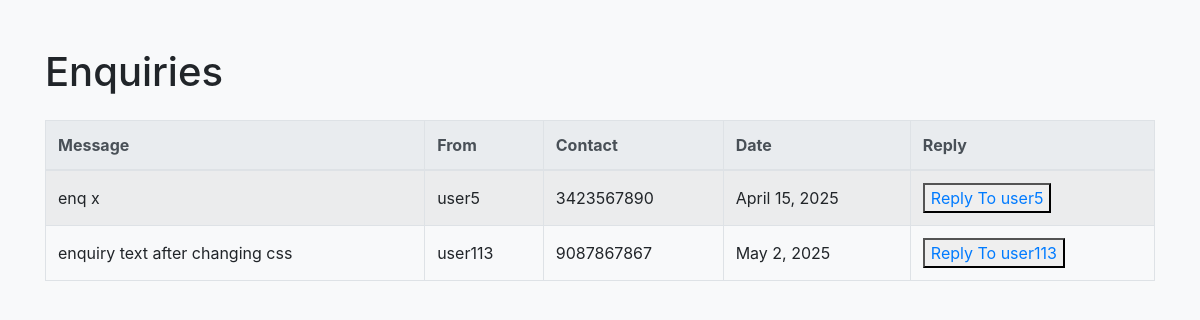
Page /view_enquiry/ (signed in) on the committed database.
### app_mini/models.py (models this page shows)
class Enquiry(models.Model):
    user_id = models.ForeignKey(user_registration, on_delete=models.SET_NULL, null=True)
    station_id = models.ForeignKey(police_station_registration, on_delete=models.SET_NULL, null=True)
    enquiry_data = models.TextField()
    date = models.DateField(auto_now_add=True, null=True)
    reply = models.TextField(null = True)

class user_registration(models.Model):
    profile_picture = models.ImageField(upload_to='profile/', null=True)
    login_id = models.ForeignKey(login, on_delete=models.CASCADE, null=True, blank=True)
    fullname = models.CharField(max_length=30)
    contact = models.CharField(max_length=20)
    address = models.TextField(null=True)

### app_mini/views.py (the view)
# urls.py: path('view_enquiry/', views.view_enquiry, name='view_enquiry'),
def view_enquiry(request):
    login_id = request.session.get('station_id')
    station = police_station_registration.objects.get(login_id = login_id)
    station_id = station.station_id
    enquiry = Enquiry.objects.filter(station_id = station_id)
    return render(request, 'police_station/view_enquiry.html', {'enquirys':enquiry})

### app_mini/templates/police_station/view_enquiry.html (shortened to what this page needs)
<!DOCTYPE html>
<html lang="en">
<head>
    <link rel="stylesheet" href="https://stackpath.bootstrapcdn.com/bootstrap/4.5.2/css/bootstrap.min.css">
</head>
<body>
    <div class="container mt-5">
        <h1 class="mb-4">Enquiries</h1>
        {% if enquirys %}
            <div class="table-responsive">
                <table class="table table-bordered table-striped">
                    <thead class="thead-light">
                        <tr>
                            <th>Message</th>
                            <th>From</th>
                            <th>Contact</th>
                            <th>Date</th>
                            <th>Reply</th>
                        </tr>
                    </thead>
                    <tbody>
                        {% for enquiry in enquirys %}
                            {% if enquiry.reply == NULL %}
                            <tr>
                                <td>{{ enquiry.enquiry_data }}</td>
                                <td>{{ enquiry.user_id.fullname }}</td>
                                <td>{{ enquiry.user_id.contact }}</td>
                                <td>{{ enquiry.date }}</td>
                                <td><button><a href="{% url 'reply_to_public' enquiry.id %}">Reply To {{enquiry.user_id.fullname}}</a></button></td>
                            </tr>
                            {% endif %}
                        {% endfor %}
                    </tbody>
                </table>
            </div>
        {% else %}
            <p>No enquiries found.</p>
        {% endif %}
    </div>
</body>
</html>

### app_mini/templates/police_station/view_enquiry.html (style rules this page uses)
body { background-color: #f8f9fa; }
.table th, .table td { vertical-align: middle; }

### rows in the picture
Enquiry: enquiry_data "enq x", user_id.fullname "user5", user_id.contact "3423567890", date "April 15, 2025"
Enquiry: enquiry_data "enquiry text after changing css", user_id.fullname "user113", user_id.contact "9087867867", date "May 2, 2025"
